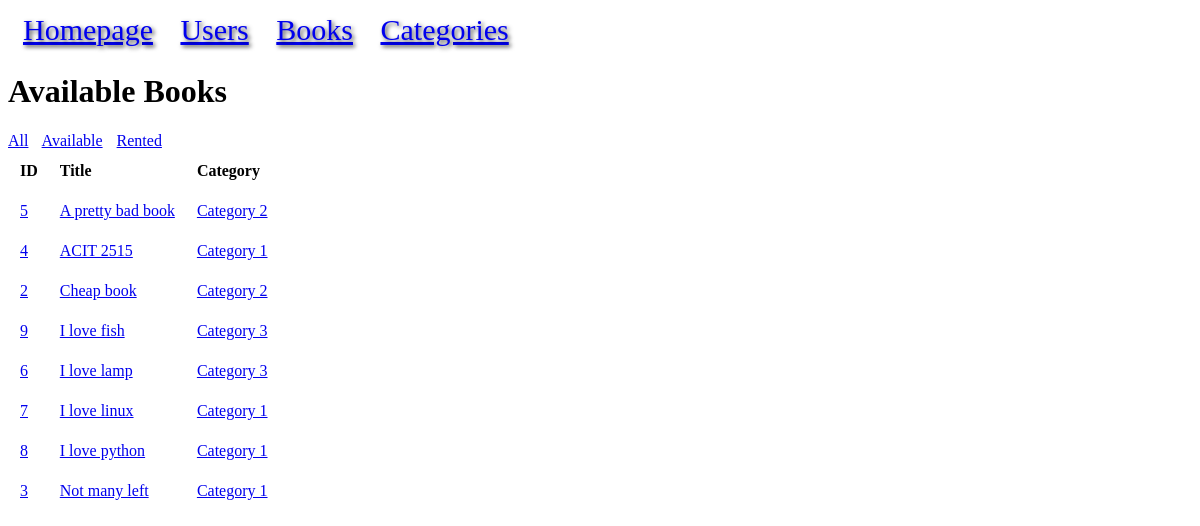
The app's page /available with its own data.
### models.py (models this page shows, shortened)
class Book(db.Model):
    id = mapped_column(Integer, primary_key=True, autoincrement=True)
    title = mapped_column(String)
    price = mapped_column(DECIMAL(10, 2))
    available = mapped_column(Integer, default=0)
    rating = mapped_column(Integer)
    upc = mapped_column(String, unique=True)
    url = mapped_column(String)
    category_id = mapped_column(Integer, ForeignKey("category.id"))
    category = relationship("Category", back_populates="books")
    rentals = relationship("BookRental", back_populates="book")

class Category(db.Model):
    id = mapped_column(Integer, primary_key=True)
    name = mapped_column(String, unique=True)
    books = relationship("Book", back_populates="category")

### app.py (the view)
@app.route("/available")
def available():
    statement = db.select(Book).where(~Book.rentals.any() | ~Book.rentals.any(BookRental.returned == None)).order_by(Book.title)
    books = db.session.execute(statement).scalars().all()
    return render_template("available.html", books=books)

### templates/available.html
{% extends "base.html" %}
{% block content %}
<h1>Available Books</h1>
<span style="margin-right: 10px;"><a href="{{ url_for('books') }}">All</a></span>
<span style="margin-right: 10px;"><a href="{{ url_for('available') }}">Available</a></span>
<span><a href="{{ url_for('rented') }}">Rented</a></span>
<table>
<tr>
    <th style="text-align: left;">ID</th>
    <th style="text-align: left;">Title</th>
    <th style="text-align: left;">Category</th>
</tr>
{% for book in books %}
<tr>
    <td><a href="{{ url_for('book', id=book.id) }}">{{ book.id }}</a></td>
    <td><a href="{{ url_for('book', id=book.id) }}">{{ book.title }}</a></td>
    <td><a href="{{ url_for('category_detail', name=book.category.name) }}">{{ book.category.name }}</a></td>
</tr>
{% endfor %}
</table>
{% endblock %}

### static/style.css (style rules this page uses)
th, td { padding:10px; }
tr { text-align: left; }
th { text-align: left; }
td { text-align: left; }

### records on screen
Book: id "5", title "A pretty bad book", category.name "Category 2"
Book: id "4", title "ACIT 2515", category.name "Category 1"
Book: id "2", title "Cheap book", category.name "Category 2"
Book: id "9", title "I love fish", category.name "Category 3"
Book: id "6", title "I love lamp", category.name "Category 3"
Book: id "7", title "I love linux", category.name "Category 1"
Book: id "8", title "I love python", category.name "Category 1"
Book: id "3", title "Not many left", category.name "Category 1"
